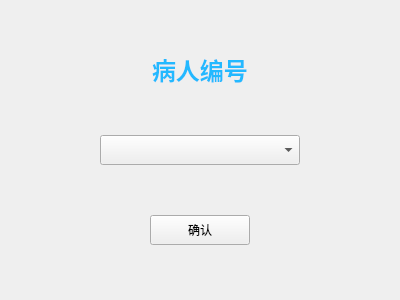
<?xml version="1.0" encoding="UTF-8"?>
<ui version="4.0">
 <class>Form</class>
 <widget class="QWidget" name="Form">
  <property name="geometry">
   <rect>
    <x>0</x>
    <y>0</y>
    <width>400</width>
    <height>300</height>
   </rect>
  </property>
  <property name="windowTitle">
   <string>输入病人编号</string>
  </property>
  <layout class="QVBoxLayout" name="verticalLayout" stretch="1,2,2">
   <item>
    <layout class="QHBoxLayout" name="horizontalLayout" stretch="0">
     <item>
      <widget class="QLabel" name="label">
       <property name="sizePolicy">
        <sizepolicy hsizetype="Fixed" vsizetype="Preferred">
         <horstretch>0</horstretch>
         <verstretch>0</verstretch>
        </sizepolicy>
       </property>
       <property name="maximumSize">
        <size>
         <width>16777215</width>
         <height>30</height>
        </size>
       </property>
       <property name="font">
        <font>
         <family>幼圆</family>
         <pointsize>18</pointsize>
         <weight>75</weight>
         <bold>true</bold>
        </font>
       </property>
       <property name="accessibleDescription">
        <string/>
       </property>
       <property name="layoutDirection">
        <enum>Qt::LeftToRight</enum>
       </property>
       <property name="styleSheet">
        <string notr="true">#label { 
    color: rgb(35, 185, 255)
}</string>
       </property>
       <property name="text">
        <string>病人编号</string>
       </property>
      </widget>
     </item>
    </layout>
   </item>
   <item>
    <layout class="QHBoxLayout" name="horizontalLayout_2">
     <item>
      <widget class="QComboBox" name="comboBox">
       <property name="maximumSize">
        <size>
         <width>200</width>
         <height>30</height>
        </size>
       </property>
      </widget>
     </item>
    </layout>
   </item>
   <item>
    <layout class="QHBoxLayout" name="horizontalLayout_3">
     <item>
      <widget class="QPushButton" name="pushButton">
       <property name="sizePolicy">
        <sizepolicy hsizetype="Preferred" vsizetype="Fixed">
         <horstretch>0</horstretch>
         <verstretch>0</verstretch>
        </sizepolicy>
       </property>
       <property name="maximumSize">
        <size>
         <width>100</width>
         <height>30</height>
        </size>
       </property>
       <property name="text">
        <string>确认</string>
       </property>
      </widget>
     </item>
    </layout>
   </item>
  </layout>
 </widget>
 <resources/>
 <connections/>
</ui>
